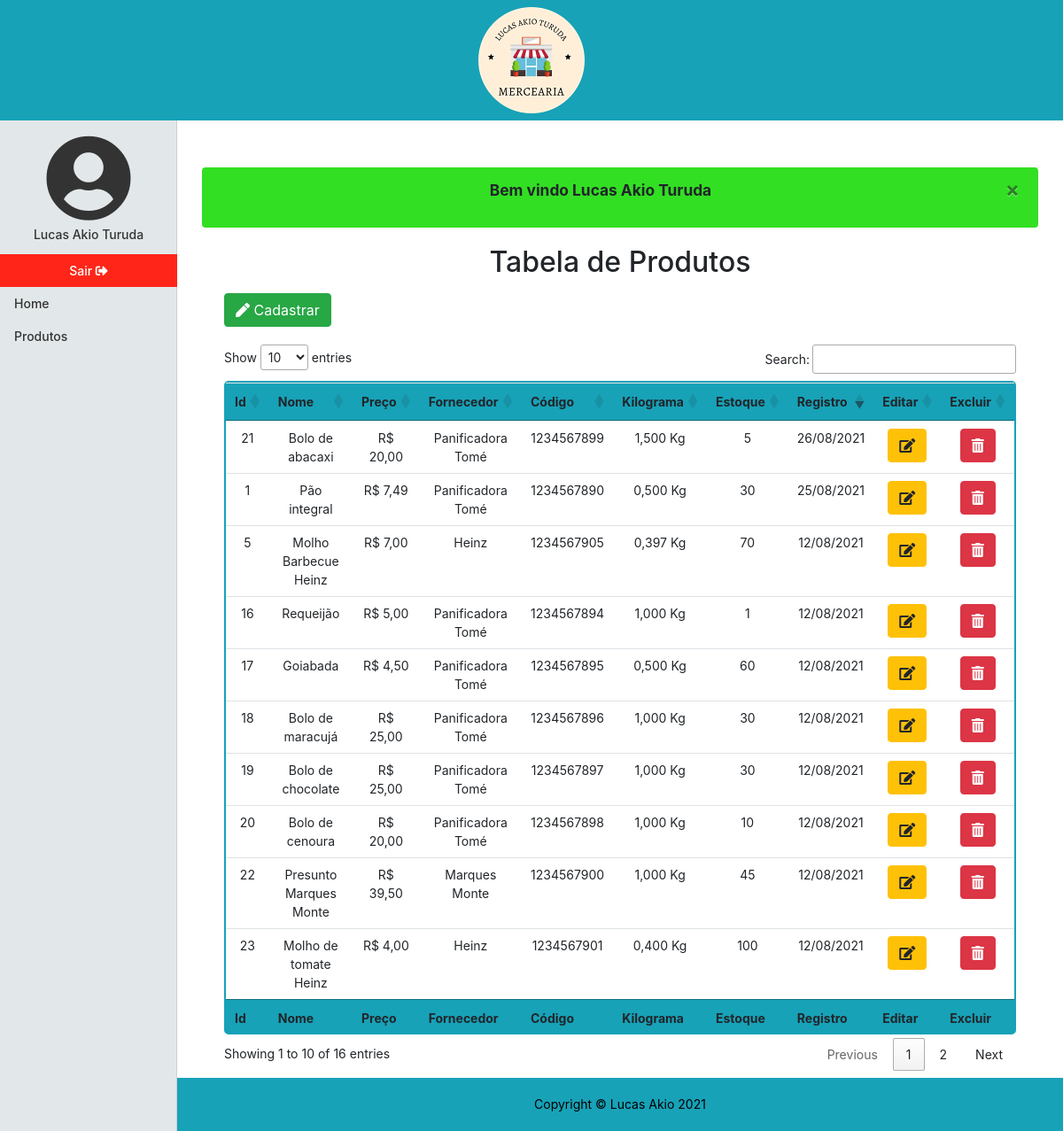
Page /produtos (signed in) on the earlier database version.
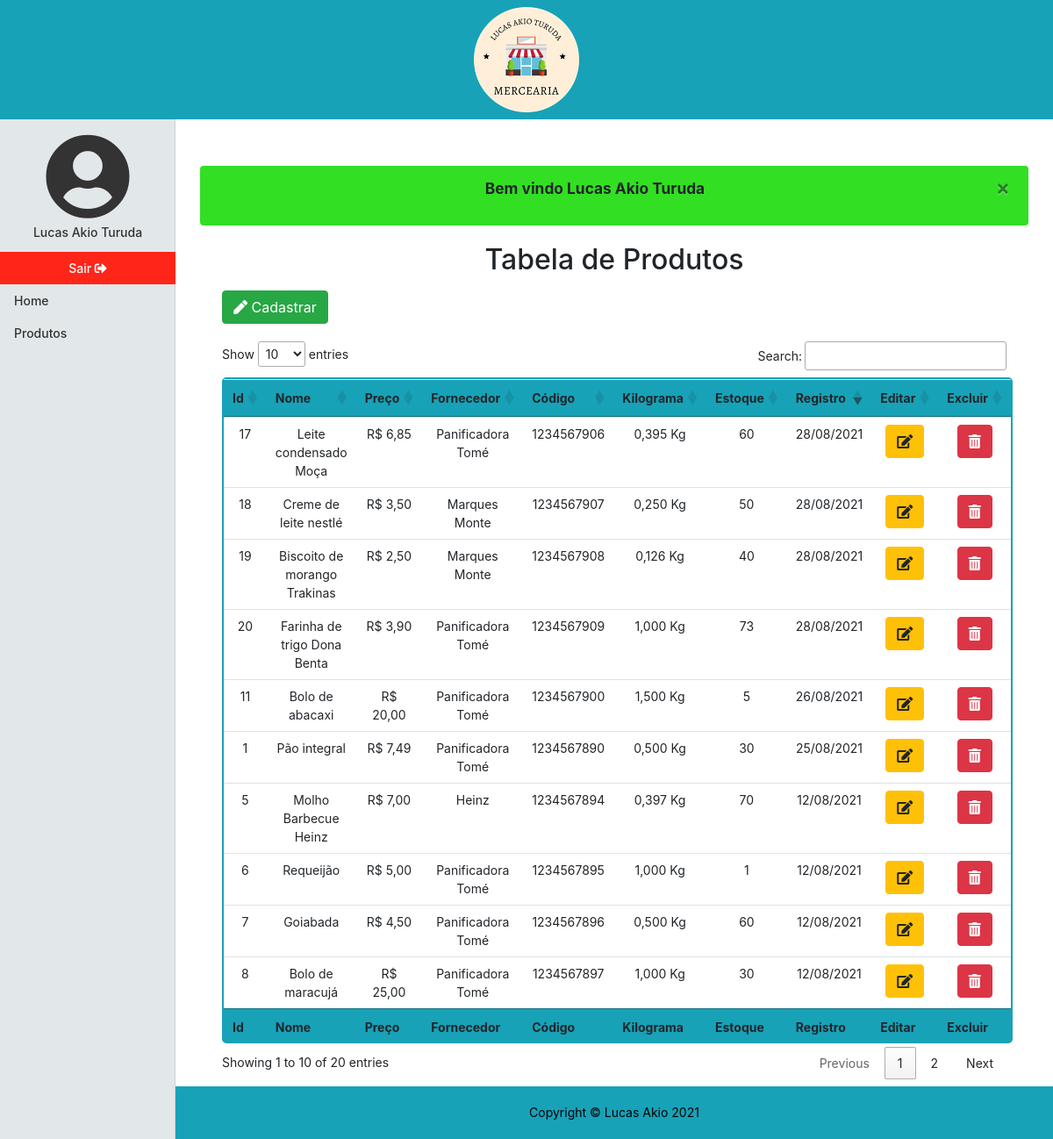
Same page on the later database version.
### tables this page shows
CREATE TABLE `produto` (
  `id` int NOT NULL AUTO_INCREMENT,
  `nome` varchar(30) NOT NULL,
  `preco` double NOT NULL,
  `fornecedor_id` int NOT NULL,
  `codigo_id` int NOT NULL,
  `kilograma` double NOT NULL DEFAULT '0',
  `dt_registro` datetime NOT NULL,
  PRIMARY KEY (`id`,`fornecedor_id`,`codigo_id`),
  KEY `fk_produto_fornecedor_idx` (`fornecedor_id`),
  KEY `fk_produto_codigo_idx` (`codigo_id`),
  CONSTRAINT `fk_produto_codigo` FOREIGN KEY (`codigo_id`) REFERENCES `codigo` (`id`) ON DELETE RESTRICT ON UPDATE RESTRICT,
  CONSTRAINT `fk_produto_fornecedor` FOREIGN KEY (`fornecedor_id`) REFERENCES `fornecedor` (`id`)
);

CREATE TABLE `fornecedor` (
  `id` int NOT NULL AUTO_INCREMENT,
  `nome` varchar(50) NOT NULL,
  `cnpj` varchar(18) NOT NULL,
  `dt_registro` datetime NOT NULL,
  PRIMARY KEY (`id`),
  UNIQUE KEY `cnpj_UNIQUE` (`cnpj`)
);

CREATE TABLE `codigo` (
  `id` int NOT NULL AUTO_INCREMENT,
  `barra` varchar(43) NOT NULL DEFAULT '1234567890',
  PRIMARY KEY (`id`),
  UNIQUE KEY `barra_UNIQUE` (`barra`)
);

CREATE TABLE `estoque` (
  `id` int NOT NULL AUTO_INCREMENT,
  `produto_id` int NOT NULL,
  `quantidade` int NOT NULL,
  PRIMARY KEY (`id`,`produto_id`),
  KEY `fk_estoque_produto_idx` (`produto_id`) /*!80000 INVISIBLE */,
  CONSTRAINT `fk_estoque_produto` FOREIGN KEY (`produto_id`) REFERENCES `produto` (`id`) ON DELETE CASCADE ON UPDATE CASCADE
);

### app/Controller/Produtos.php (called while the page is built, shortened)
<?php
    class Produtos extends Controller
    {
        private $dados;
        public function index()
        {
            $this->listar();
            $pagina = new \Core\ConfigView("View/produto/index",$this->dados);
            $pagina->renderizar();
        }
        private function listar()
        {
            $tabela = new \App\Model\Produtos();
            $this->dados = $tabela->listar();
        }
    }
?>

### core/ConfigController.php (called while the page is built, shortened)
<?php
class ConfigController
{
    private string $urlMetodo;
    public function __construct()
    {
        if(!empty(filter_input(INPUT_GET,"url",FILTER_SANITIZE_URL)))
        {
            $this->url = filter_input(INPUT_GET,"url",FILTER_SANITIZE_URL);
            $this->urlDividida = explode('/',$this->url,);
            if(isset($this->urlDividida[1]) && !empty($this->urlDividida[1]))
            {
                $this->urlMetodo = $this->urlDividida[1];
            }
            else{
                $this->urlMetodo = "index";
            }
        }
        else{
            $this->urlController = "login";
            $this->urlMetodo = "index";
        }
    }
    public function carregar()
    {
        $metodo = $this->urlMetodo;
        $pagina = new $classe();
        $pagina->$metodo();
    }
}
?>

### index.php (called while the page is built, shortened)
<?php
$url = new Core\ConfigController();
$url->carregar();
?>

### app/Model/Model.php (called while the page is built, shortened)
<?php
class Model extends Conexao
{
    private $conn;
    function __construct()
    {
        $this->conn = parent::conectar();
    }
    final protected function projetarTodos($query): array
    {
        $this->query = $this->conn->prepare($query);
        $this->query->execute();
        return $this->query->fetchAll(PDO::FETCH_ASSOC);
    }
}
?>

### app/Model/Conexao.php (called while the page is built, shortened)
<?php
class Conexao
{
   private $bdType = "mysql";
   private $host = "localhost";
   private $user = "root";
   private $password = "root";
   private $port = 3306;
   private $bdname = "mercearia";
   protected function conectar()
   {
       try{
            $con = new PDO($this->bdType.':host='.$this->host.';port='.$this->port.';dbname='.$this->bdname, $this->user, $this->password);
            $con->setAttribute(PDO::ATTR_ERRMODE, PDO::ERRMODE_EXCEPTION);
            return $con;
       }
       catch(PDOException $e)
       {
           $alerta = new \App\Model\Alerta();
           $msg= $alerta->alertaFalha("Não foi possivel realizar uma conexão com o site, tente novamente!");
           $_SESSION['msg'] = $msg;
            header("Location:". URL . "paginaInvalida/index");
            exit();
       }
   }
}

### app/Model/Produtos.php (called while the page is built, shortened)
<?php
    class Produtos extends Model
    {
        public function listar(): array
        {
            $listar = parent::projetarTodos(
            "SELECT p.id, p.nome, p.preco AS preco, f.nome AS fornecedor, c.barra AS codigo, p.kilograma, e.quantidade AS estoque, p.dt_registro
            FROM produto p
            INNER JOIN fornecedor f
            ON p.fornecedor_id = f.id
            INNER JOIN codigo c
            ON p.codigo_id = c.id
            INNER JOIN estoque e
            ON p.id = e.produto_id");
            return $listar;
        }
    }
?>

### app/View/produto/index.php (the view, shortened to what this page needs)
<!DOCTYPE html>
<html lang="pt-br">
<head>
    <link rel="stylesheet" href="https://cdn.jsdelivr.net/npm/bootstrap@4.6.0/dist/css/bootstrap.min.css">
    <link href="<?php echo URL; ?>app/Assets/css/mercearia.css" rel="stylesheet">
    <link href="<?php echo URL; ?>app/Assets/fontawesome/css/all.css" rel="stylesheet">
    <link href="https://cdn.datatables.net/1.10.25/css/jquery.dataTables.min.css" rel="stylesheet">
</head>
<?php
include_once "app/View/include/header.php";
?>
<div class="container-fluid">
    <div class="row">
        <?php
        include_once "app/View/include/menulateral.php";
        ?>
        <div class="col-md-9 ml-auto col-lg-10 principal">
            <main role="main" class="m-2">
                <?php
                if (isset($_SESSION['msg'])) {
                    echo $_SESSION['msg'];
                }
                ?>
                <h2 class="text-center mb-3">Tabela de Produtos</h2>
                <button type="button" class="btn btn-success m-button-table" data-toggle="modal" data-target="#modalCadastrar"><i class="fas fa-pen"></i> Cadastrar</button>
                <div class="table-responsive">
                    <table id="listar-produtos" class="table table-hover text-center">
                        <thead class="bg-info">
                            <tr>
                                <th>Id</th>
                                <th>Nome</th>
                                <th>Preço</th>
                                <th>Fornecedor</th>
                                <th>Código</th>
                                <th>Kilograma</th>
                                <th>Estoque</th>
                                <th>Registro</th>
                                <th>Editar</th>
                                <th>Excluir</th>
                            </tr>
                        </thead>
                        <tbody>
                            <?php
                            foreach ($this->dados as $coluna => $item) {
                            ?> <tr>
                                    <td><?php echo $item['id']; ?></td>
                                    <td><?php echo $item['nome']; ?></td>
                                    <td><?php echo "R$ " . number_format($item['preco'], 2, ",", "."); ?></td>
                                    <td><?php echo $item['fornecedor']; ?></td>
                                    <td><?php echo $item['codigo']; ?></td>
                                    <td><?php echo number_format($item['kilograma'], 3, ',', '.') . " Kg"; ?></td>
                                    <td><?php echo $item['estoque']; ?></td>
                                    <td data-order="<?php echo date('Y/m/d', strtotime($item['dt_registro'])); ?>"><?php echo date('d/m/Y', strtotime($item['dt_registro'])); ?></td>
                                    <td>
                                        <a href="<?php echo URL; ?>produtos/editar/&id=<?php echo $item['id'] ?>" class="btn btn-warning col-mb-3"><i class="fas fa-edit"></i></a>
                                    </td>
                                    <td>
                                        <a href="<?php echo URL; ?>produtos/excluir/&id=<?php echo $item['id'] ?>" class="btn btn-danger col-mb-3"><i class="fas fa-trash-alt"></i></a>
                                    </td>
                                </tr>
                            <?php
                            }
                            ?>
                        </tbody>
                        <tfoot class="bg-info">
                            <tr>
                                <th>Id</th>
                                <th>Nome</th>
                                <th>Preço</th>
                                <th>Fornecedor</th>
                                <th>Código</th>
                                <th>Kilograma</th>
                                <th>Estoque</th>
                                <th>Registro</th>
                                <th>Editar</th>
                                <th>Excluir</th>
                            </tr>
                        </tfoot>
                    </table>
                </div>
            </main>
            <?php
            include_once "app/View/include/footer.php";
            ?>
            </body>
</html>

### core/ConfigView.php (shortened to what this page needs)
<?php
class ConfigView
{
    private string $rota;
    public function __construct($rota, $dados = null)
    {
        $this->rota = $rota;
        $this->dados = $dados;
    }
    public function renderizar()
    {
        if(file_exists('app/' . $this->rota. '.php'))
        {
            include 'app/'. $this->rota . '.php';
        }
        else
        {
            echo "Erro ao carregar a página<br>";
            echo "Erro ao carregar a view:". $this->rota. "</br>";
        }
        exit();
    }
}
?>

### app/View/include/header.php (shortened to what this page needs)
<body>
    <header class= "sticky-top">
        <nav class="navbar navbar-light bg-info">
            <div class="container-fluid">
                <a class="mx-auto" href="<?php echo URL;?>">
                    <img src="<?php echo URL;?>app/Assets/image/logo/logo.png">
                </a>
            </div>
        </nav>
    </header>

### app/View/include/menulateral.php (shortened to what this page needs)
<nav id="menuLateral" class="col-md-3 col-lg-2 d-md-block sidebar collapse">
  <div class="sidebar-sticky">
    <ul class="nav flex-column">
<?php
if (isset($_SESSION['usuario_paginas']))
{
?>
      <li class="nav-item active">
        <a class="nav-link text-center" href="<?php echo URL;?>perfil">
          <i class="fas fa-user-circle fa-7x"></i>
          <p class="my-1"><?php echo $_SESSION['usuario_nome'];?></p>
        </a>
      </li>
      <li class="nav-item">
        <a class="nav-link text-center" href="<?php echo URL; ?>sair" id="link-sair">
          Sair <i class="fas fa-sign-out-alt"></i>
        </a>
      </li>
<?php
  foreach ($_SESSION['usuario_paginas'] as $key => $pagina)
  {
    if($pagina != "Perfil")
    {
?>
      <li class="nav-item">
        <a class="nav-link" href="<?php echo URL . lcfirst($pagina)?>">
          <?php echo $pagina; ?>
        </a>
      </li>
<?php
    }
  }
}
?>
    </ul>
  </div>
</nav>

### app/View/include/footer.php (shortened to what this page needs)
<footer class="footer">
    <div class="container">
        <p class="m-0 text-center">Copyright &copy; Lucas Akio 2021</p>
    </div>
</footer>
</div>
</div>
</div>

### app/Assets/css/mercearia.css (style rules this page uses)
body { font-size: .875rem; }
.sidebar { position: fixed; top: 0; bottom: 0; left: 0; z-index: 100; padding: 136px 0 0; box-shadow: inset -1px 0 0 rgba(0, 0, 0, .1); }
#menuLateral ul:last-child { padding-bottom: 1.5rem!important; }
.sidebar-sticky { position: relative; top: 0; height: calc(100vh - 48px); padding-top: .5rem; overflow-x: hidden; overflow-y: auto; }
.sidebar .nav-link { font-weight: 500; color: #333; }
.alertaSucesso { background-color:rgb(50, 223, 35); font-weight: bold; font-size: 13pt; }
.alertaErro, .alertaSucesso { margin: 20px; }
.principal { min-height: 83vh; padding-left: 0; padding-right: 0; padding-bottom: 60px; }
#menuLateral { background-color: rgb(226, 232, 233); }
main { height: 100%; padding-top:25px; }
.footer { color: black; bottom: 0; width: 100%; height: 60px; line-height: 60px; background-color: #17a2b8; position:absolute; }
#link-sair { background-color:rgb(255,38,25); color:white; }
#listar-produtos { border:2px solid #17a2b8; border-radius: 5px; }
.m-button-table { margin:0 45px 20px 45px; }

Differences in the rows shown:
removed produto: id "5", nome "Molho Barbecue Heinz", preco "7,00", fornecedor.nome "Heinz", codigo.barra "1234567905", kilograma "0,397", estoque.quantidade "70", dt_registro "12/08/2021"
removed produto: id "16", nome "Requeijão", preco "5,00", fornecedor.nome "Panificadora Tomé", codigo.barra "1234567894", kilograma "1,000", estoque.quantidade "1", dt_registro "12/08/2021"
removed produto: id "17", nome "Goiabada", preco "4,50", fornecedor.nome "Panificadora Tomé", codigo.barra "1234567895", kilograma "0,500", estoque.quantidade "60", dt_registro "12/08/2021"
removed produto: id "18", nome "Bolo de maracujá", preco "25,00", fornecedor.nome "Panificadora Tomé", codigo.barra "1234567896", kilograma "1,000", estoque.quantidade "30", dt_registro "12/08/2021"
removed produto: id "19", nome "Bolo de chocolate", preco "25,00", fornecedor.nome "Panificadora Tomé", codigo.barra "1234567897", kilograma "1,000", estoque.quantidade "30", dt_registro "12/08/2021"
removed produto: id "20", nome "Bolo de cenoura", preco "20,00", fornecedor.nome "Panificadora Tomé", codigo.barra "1234567898", kilograma "1,000", estoque.quantidade "10", dt_registro "12/08/2021"
removed produto: id "21", nome "Bolo de abacaxi", preco "20,00", fornecedor.nome "Panificadora Tomé", codigo.barra "1234567899", kilograma "1,500", estoque.quantidade "5", dt_registro "26/08/2021"
removed produto: id "22", nome "Presunto Marques Monte", preco "39,50", fornecedor.nome "Marques Monte", codigo.barra "1234567900", kilograma "1,000", estoque.quantidade "45", dt_registro "12/08/2021"
removed produto: id "23", nome "Molho de tomate Heinz", preco "4,00", fornecedor.nome "Heinz", codigo.barra "1234567901", kilograma "0,400", estoque.quantidade "100", dt_registro "12/08/2021"
added produto: id "5", nome "Molho Barbecue Heinz", preco "7,00", fornecedor.nome "Heinz", codigo.barra "1234567894", kilograma "0,397", estoque.quantidade "70", dt_registro "12/08/2021"
added produto: id "6", nome "Requeijão", preco "5,00", fornecedor.nome "Panificadora Tomé", codigo.barra "1234567895", kilograma "1,000", estoque.quantidade "1", dt_registro "12/08/2021"
added produto: id "7", nome "Goiabada", preco "4,50", fornecedor.nome "Panificadora Tomé", codigo.barra "1234567896", kilograma "0,500", estoque.quantidade "60", dt_registro "12/08/2021"
added produto: id "8", nome "Bolo de maracujá", preco "25,00", fornecedor.nome "Panificadora Tomé", codigo.barra "1234567897", kilograma "1,000", estoque.quantidade "30", dt_registro "12/08/2021"
added produto: id "11", nome "Bolo de abacaxi", preco "20,00", fornecedor.nome "Panificadora Tomé", codigo.barra "1234567900", kilograma "1,500", estoque.quantidade "5", dt_registro "26/08/2021"
added produto: id "17", nome "Leite condensado Moça", preco "6,85", fornecedor.nome "Panificadora Tomé", codigo.barra "1234567906", kilograma "0,395", estoque.quantidade "60", dt_registro "28/08/2021"
added produto: id "18", nome "Creme de leite nestlé", preco "3,50", fornecedor.nome "Marques Monte", codigo.barra "1234567907", kilograma "0,250", estoque.quantidade "50", dt_registro "28/08/2021"
added produto: id "19", nome "Biscoito de morango Trakinas", preco "2,50", fornecedor.nome "Marques Monte", codigo.barra "1234567908", kilograma "0,126", estoque.quantidade "40", dt_registro "28/08/2021"
added produto: id "20", nome "Farinha de trigo Dona Benta", preco "3,90", fornecedor.nome "Panificadora Tomé", codigo.barra "1234567909", kilograma "1,000", estoque.quantidade "73", dt_registro "28/08/2021"
Other differences:
text written by a page script: "Show entries Search: Showing 1 to 10 of 16 entries Previous 1 2 Next" → "Show entries Search: Showing 1 to 10 of 20 entries Previous 1 2 Next"
